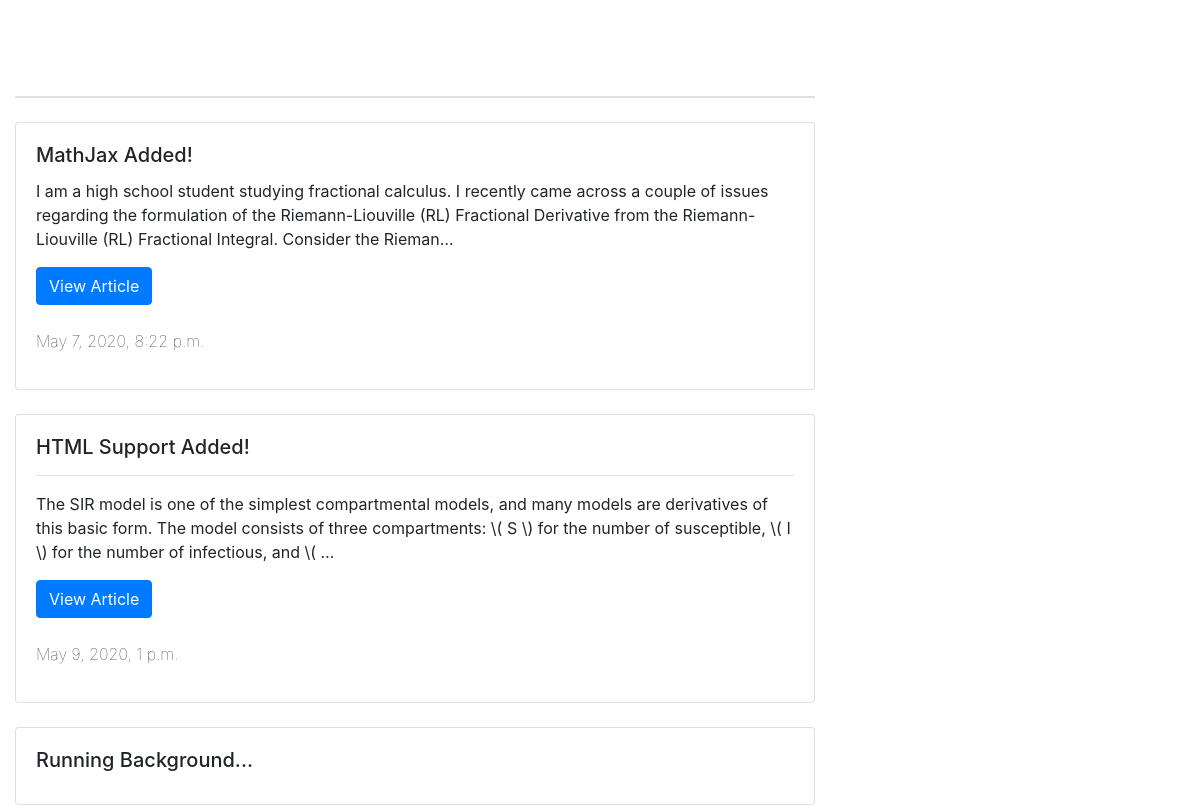
The app's page /posts/, older data.
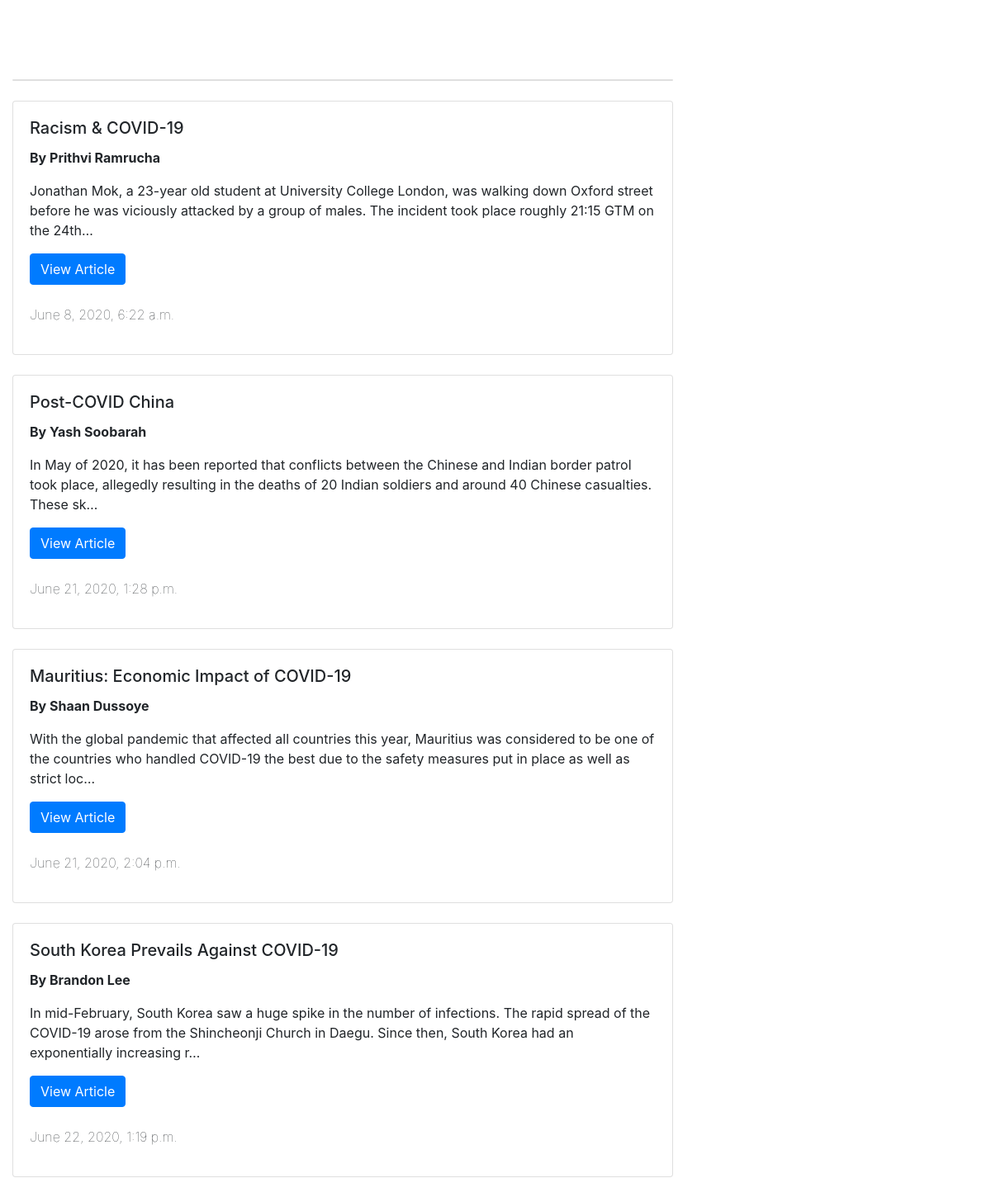
The same page, newer data.
### posts/models.py (models this page shows, shortened)
class Post(models.Model):
    title = models.CharField(max_length = 120) #Every post has a title.
    image = models.FileField(null = True, blank = True)
    content = models.TextField() #The main content of the post.
    last_updated = models.DateTimeField(auto_now = True, auto_now_add = False)
    timestamp = models.DateTimeField(auto_now = False, auto_now_add = True)
    def get_absolute_url(self):
        return "%s/" %(self.id)

### posts/views.py (the view)
# urls.py: path('', views.posts_list, name = 'posts_list'),
def posts_list(request):
    queryset = Post.objects.all()
    context_data = {
        "title": "Posts",
        "object_list": queryset
    }
    return render(request, "posts_list.html", context_data)

### posts/templates/posts_list.html (shortened to what this page needs)
<!DOCTYPE html>
<html>
<link rel="stylesheet" href="https://stackpath.bootstrapcdn.com/bootstrap/4.4.1/css/bootstrap.min.css">
<Body>
<div class="container-fluid">
<h1 style="color:white;"> All Posts</h1>
<br/>
<div class="card" style="width: 50rem;">
</div>
<br/>
{% for obj in object_list %}
<div class="card" style="width: 50rem;">
  <div class="card-body">
    <h5 class="card-title">{{ obj.title }}</a></h5>
    <p class="card-text">{{ obj.content|safe| truncatechars:250 }}</p>
	<a href='{{ obj.get_absolute_url }}' class="btn btn-primary">View Article</a>
	<br><br/>
    <p class="font-weight-lighter">{{ obj.timestamp }}</p>
  </div>
</div>
<br/>
{% endfor %}
</div>
</Body>

### posts/templates/posts_list.html (style rules this page uses)
body { background: url(https://media.giphy.com/media/dVuyBgq2z5gVBkFtDc/giphy.gif) 50%; background-size: cover; }

Row changes from the older to the newer data that the page shows:
removed Post: title "MathJax Added!", content "I am a high school student studying fractional calculus. I recently came across a couple of issues regarding the formulation of the Riemann-Liouville (RL) Fractional Derivative from the Riemann-Liouville (RL) Fractional Integral. Consider the Rieman…", timestamp "May 7, 2020, 8:22 p.m."
removed Post: title "HTML Support Added!", content "The SIR model is one of the simplest compartmental models, and many models are derivatives of this basic form. The model consists of three compartments: \\( S \\) for the number of susceptible, \\( I \\) for the number of infectious, and \\( …", timestamp "May 9, 2020, 1 p.m."
removed Post: title "Running Background..."
added Post: title "Racism & COVID-19", content "By Prithvi Ramrucha Jonathan Mok, a 23-year old student at University College London, was walking down Oxford street before he was viciously attacked by a group of males. The incident took place roughly 21:15 GTM on the 24th…", timestamp "June 8, 2020, 6:22 a.m."
added Post: title "Post-COVID China", content "By Yash Soobarah In May of 2020, it has been reported that conflicts between the Chinese and Indian border patrol took place, allegedly resulting in the deaths of 20 Indian soldiers and around 40 Chinese casualties. These sk…", timestamp "June 21, 2020, 1:28 p.m."
added Post: title "Mauritius: Economic Impact of COVID-19", content "By Shaan Dussoye With the global pandemic that affected all countries this year, Mauritius was considered to be one of the countries who handled COVID-19 the best due to the safety measures put in place as well as strict loc…", timestamp "June 21, 2020, 2:04 p.m."
added Post: title "South Korea Prevails Against COVID-19", content "By Brandon Lee In mid-February, South Korea saw a huge spike in the number of infections. The rapid spread of the COVID-19 arose from the Shincheonji Church in Daegu. Since then, South Korea had an exponentially increasing r…", timestamp "June 22, 2020, 1:19 p.m."
